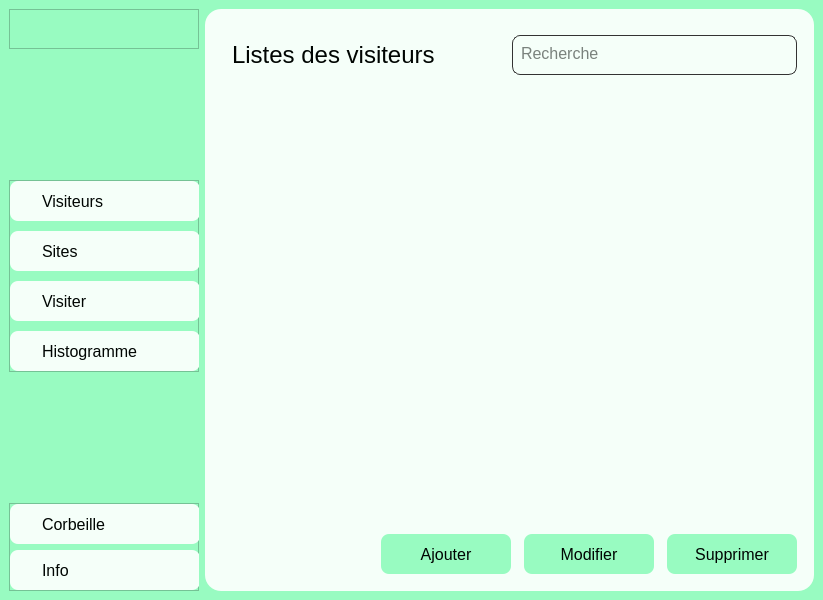
<?xml version="1.0" encoding="UTF-8"?>
<ui version="4.0">
 <class>MainWindow</class>
 <widget class="QMainWindow" name="MainWindow">
  <property name="geometry">
   <rect>
    <x>0</x>
    <y>0</y>
    <width>823</width>
    <height>600</height>
   </rect>
  </property>
  <property name="minimumSize">
   <size>
    <width>800</width>
    <height>600</height>
   </size>
  </property>
  <property name="windowTitle">
   <string>SSMB</string>
  </property>
  <property name="windowIcon">
   <iconset resource="Assets.qrc">
    <normaloff>:/favicon.ico</normaloff>:/favicon.ico</iconset>
  </property>
  <property name="styleSheet">
   <string notr="true">background-color: #98fbc1;</string>
  </property>
  <widget class="QWidget" name="centralwidget">
   <layout class="QGridLayout" name="gridLayout">
    <item row="0" column="0">
     <widget class="QWidget" name="sidebar" native="true">
      <property name="minimumSize">
       <size>
        <width>190</width>
        <height>582</height>
       </size>
      </property>
      <property name="maximumSize">
       <size>
        <width>190</width>
        <height>16777215</height>
       </size>
      </property>
      <layout class="QVBoxLayout" name="verticalLayout_3">
       <property name="spacing">
        <number>0</number>
       </property>
       <property name="leftMargin">
        <number>0</number>
       </property>
       <property name="topMargin">
        <number>0</number>
       </property>
       <property name="rightMargin">
        <number>0</number>
       </property>
       <property name="bottomMargin">
        <number>0</number>
       </property>
       <item>
        <widget class="QFrame" name="logo">
         <property name="minimumSize">
          <size>
           <width>190</width>
           <height>40</height>
          </size>
         </property>
         <property name="maximumSize">
          <size>
           <width>190</width>
           <height>51</height>
          </size>
         </property>
         <property name="autoFillBackground">
          <bool>false</bool>
         </property>
         <property name="styleSheet">
          <string notr="true">image: url(:/icon/Logo.png);</string>
         </property>
         <property name="frameShape">
          <enum>QFrame::StyledPanel</enum>
         </property>
         <property name="frameShadow">
          <enum>QFrame::Raised</enum>
         </property>
        </widget>
       </item>
       <item>
        <spacer name="verticalSpacer">
         <property name="orientation">
          <enum>Qt::Vertical</enum>
         </property>
         <property name="sizeHint" stdset="0">
          <size>
           <width>20</width>
           <height>128</height>
          </size>
         </property>
        </spacer>
       </item>
       <item>
        <widget class="QFrame" name="listes_button">
         <property name="minimumSize">
          <size>
           <width>190</width>
           <height>192</height>
          </size>
         </property>
         <property name="maximumSize">
          <size>
           <width>190</width>
           <height>232</height>
          </size>
         </property>
         <property name="styleSheet">
          <string notr="true">QPushButton{
	border-radius:8px;
	color:#000502;
	background-color:#f5fff9;
	text-align:left;
	padding:0px 32px;
	font-size:16px;
	font: &quot;Arial&quot;;
}

QPushButton:hover {
	background-color:#07c556;
}

QPushButton::focus {
	background-color:#07c556;
}</string>
         </property>
         <property name="frameShape">
          <enum>QFrame::StyledPanel</enum>
         </property>
         <property name="frameShadow">
          <enum>QFrame::Raised</enum>
         </property>
         <layout class="QVBoxLayout" name="verticalLayout">
          <property name="spacing">
           <number>0</number>
          </property>
          <property name="leftMargin">
           <number>0</number>
          </property>
          <property name="topMargin">
           <number>0</number>
          </property>
          <property name="rightMargin">
           <number>0</number>
          </property>
          <property name="bottomMargin">
           <number>0</number>
          </property>
          <item>
           <widget class="QPushButton" name="button">
            <property name="minimumSize">
             <size>
              <width>190</width>
              <height>40</height>
             </size>
            </property>
            <property name="maximumSize">
             <size>
              <width>190</width>
              <height>40</height>
             </size>
            </property>
            <property name="text">
             <string>Visiteurs</string>
            </property>
            <property name="icon">
             <iconset resource="Assets.qrc">
              <normaloff>:/icon/team-fill.png</normaloff>:/icon/team-fill.png</iconset>
            </property>
           </widget>
          </item>
          <item>
           <spacer name="separateur">
            <property name="orientation">
             <enum>Qt::Vertical</enum>
            </property>
            <property name="sizeHint" stdset="0">
             <size>
              <width>20</width>
              <height>7</height>
             </size>
            </property>
           </spacer>
          </item>
          <item>
           <widget class="QPushButton" name="button_2">
            <property name="minimumSize">
             <size>
              <width>190</width>
              <height>40</height>
             </size>
            </property>
            <property name="text">
             <string>Sites</string>
            </property>
            <property name="icon">
             <iconset resource="Assets.qrc">
              <normaloff>:/icon/global-fill.png</normaloff>:/icon/global-fill.png</iconset>
            </property>
           </widget>
          </item>
          <item>
           <spacer name="separateur_2">
            <property name="orientation">
             <enum>Qt::Vertical</enum>
            </property>
            <property name="sizeHint" stdset="0">
             <size>
              <width>20</width>
              <height>7</height>
             </size>
            </property>
           </spacer>
          </item>
          <item>
           <widget class="QPushButton" name="button_3">
            <property name="minimumSize">
             <size>
              <width>190</width>
              <height>40</height>
             </size>
            </property>
            <property name="maximumSize">
             <size>
              <width>190</width>
              <height>40</height>
             </size>
            </property>
            <property name="text">
             <string>Visiter</string>
            </property>
            <property name="icon">
             <iconset resource="Assets.qrc">
              <normaloff>:/icon/footprint-fill.png</normaloff>:/icon/footprint-fill.png</iconset>
            </property>
           </widget>
          </item>
          <item>
           <spacer name="separateur_3">
            <property name="orientation">
             <enum>Qt::Vertical</enum>
            </property>
            <property name="sizeHint" stdset="0">
             <size>
              <width>20</width>
              <height>7</height>
             </size>
            </property>
           </spacer>
          </item>
          <item>
           <widget class="QPushButton" name="button_4">
            <property name="minimumSize">
             <size>
              <width>190</width>
              <height>40</height>
             </size>
            </property>
            <property name="maximumSize">
             <size>
              <width>190</width>
              <height>40</height>
             </size>
            </property>
            <property name="text">
             <string>Histogramme</string>
            </property>
            <property name="icon">
             <iconset resource="Assets.qrc">
              <normaloff>:/icon/bar-chart-fill.png</normaloff>:/icon/bar-chart-fill.png</iconset>
            </property>
           </widget>
          </item>
         </layout>
        </widget>
       </item>
       <item>
        <spacer name="verticalSpacer_3">
         <property name="orientation">
          <enum>Qt::Vertical</enum>
         </property>
         <property name="sizeHint" stdset="0">
          <size>
           <width>20</width>
           <height>128</height>
          </size>
         </property>
        </spacer>
       </item>
       <item>
        <widget class="QFrame" name="frame">
         <property name="minimumSize">
          <size>
           <width>190</width>
           <height>88</height>
          </size>
         </property>
         <property name="maximumSize">
          <size>
           <width>190</width>
           <height>88</height>
          </size>
         </property>
         <property name="styleSheet">
          <string notr="true">QPushButton{
	border-radius:8px;
	color:#000502;
	background-color:#f5fff9;
	text-align:left;
	padding:0px 32px;
	font-size:16px;
	font: &quot;Arial&quot;;
}

QPushButton:hover {
	background-color: #07c556;
}</string>
         </property>
         <property name="frameShape">
          <enum>QFrame::StyledPanel</enum>
         </property>
         <property name="frameShadow">
          <enum>QFrame::Raised</enum>
         </property>
         <layout class="QVBoxLayout" name="verticalLayout_2">
          <property name="spacing">
           <number>0</number>
          </property>
          <property name="leftMargin">
           <number>0</number>
          </property>
          <property name="topMargin">
           <number>0</number>
          </property>
          <property name="rightMargin">
           <number>0</number>
          </property>
          <property name="bottomMargin">
           <number>0</number>
          </property>
          <item>
           <widget class="QPushButton" name="pushButton">
            <property name="minimumSize">
             <size>
              <width>190</width>
              <height>40</height>
             </size>
            </property>
            <property name="maximumSize">
             <size>
              <width>190</width>
              <height>40</height>
             </size>
            </property>
            <property name="text">
             <string>Corbeille</string>
            </property>
            <property name="icon">
             <iconset resource="Assets.qrc">
              <normaloff>:/icon/delete-bin-4-fill.png</normaloff>:/icon/delete-bin-4-fill.png</iconset>
            </property>
           </widget>
          </item>
          <item>
           <spacer name="verticalSpacer_2">
            <property name="orientation">
             <enum>Qt::Vertical</enum>
            </property>
            <property name="sizeHint" stdset="0">
             <size>
              <width>20</width>
              <height>3</height>
             </size>
            </property>
           </spacer>
          </item>
          <item>
           <widget class="QPushButton" name="pushButton_2">
            <property name="minimumSize">
             <size>
              <width>190</width>
              <height>40</height>
             </size>
            </property>
            <property name="maximumSize">
             <size>
              <width>190</width>
              <height>40</height>
             </size>
            </property>
            <property name="text">
             <string>Info</string>
            </property>
            <property name="icon">
             <iconset resource="Assets.qrc">
              <normaloff>:/icon/error-warning-fill.png</normaloff>:/icon/error-warning-fill.png</iconset>
            </property>
           </widget>
          </item>
         </layout>
        </widget>
       </item>
      </layout>
     </widget>
    </item>
    <item row="0" column="1">
     <widget class="QStackedWidget" name="stackedWidget">
      <property name="minimumSize">
       <size>
        <width>586</width>
        <height>582</height>
       </size>
      </property>
      <property name="styleSheet">
       <string notr="true">border-radius:16px;
padding:4px;
background-color: #f5fff9;</string>
      </property>
      <property name="currentIndex">
       <number>0</number>
      </property>
      <widget class="QWidget" name="page">
       <layout class="QGridLayout" name="gridLayout_2">
        <item row="0" column="0" colspan="2">
         <widget class="QFrame" name="frame_2">
          <property name="minimumSize">
           <size>
            <width>0</width>
            <height>66</height>
           </size>
          </property>
          <property name="maximumSize">
           <size>
            <width>16777215</width>
            <height>66</height>
           </size>
          </property>
          <property name="styleSheet">
           <string notr="true">color:#000502;</string>
          </property>
          <property name="frameShape">
           <enum>QFrame::StyledPanel</enum>
          </property>
          <property name="frameShadow">
           <enum>QFrame::Raised</enum>
          </property>
          <layout class="QHBoxLayout" name="horizontalLayout">
           <property name="spacing">
            <number>0</number>
           </property>
           <property name="leftMargin">
            <number>0</number>
           </property>
           <property name="topMargin">
            <number>0</number>
           </property>
           <property name="rightMargin">
            <number>0</number>
           </property>
           <property name="bottomMargin">
            <number>0</number>
           </property>
           <item>
            <widget class="QLabel" name="label">
             <property name="styleSheet">
              <string notr="true">font-size:24px</string>
             </property>
             <property name="text">
              <string>Listes des visiteurs</string>
             </property>
            </widget>
           </item>
           <item>
            <spacer name="horizontalSpacer">
             <property name="orientation">
              <enum>Qt::Horizontal</enum>
             </property>
             <property name="sizeHint" stdset="0">
              <size>
               <width>40</width>
               <height>20</height>
              </size>
             </property>
            </spacer>
           </item>
           <item>
            <widget class="QTextEdit" name="search">
             <property name="minimumSize">
              <size>
               <width>285</width>
               <height>40</height>
              </size>
             </property>
             <property name="maximumSize">
              <size>
               <width>285</width>
               <height>40</height>
              </size>
             </property>
             <property name="styleSheet">
              <string notr="true">border-radius:8px;
border:1px solid #333333;
font-size:16px;
font: &quot;Arial&quot;;</string>
             </property>
             <property name="placeholderText">
              <string>Recherche</string>
             </property>
            </widget>
           </item>
          </layout>
         </widget>
        </item>
        <item row="1" column="0" colspan="2">
         <widget class="QTableView" name="tableView">
          <property name="minimumSize">
           <size>
            <width>583</width>
            <height>0</height>
           </size>
          </property>
          <attribute name="horizontalHeaderVisible">
           <bool>false</bool>
          </attribute>
          <attribute name="horizontalHeaderMinimumSectionSize">
           <number>143</number>
          </attribute>
         </widget>
        </item>
        <item row="2" column="0">
         <spacer name="horizontalSpacer_4">
          <property name="orientation">
           <enum>Qt::Horizontal</enum>
          </property>
          <property name="sizeHint" stdset="0">
           <size>
            <width>150</width>
            <height>20</height>
           </size>
          </property>
         </spacer>
        </item>
        <item row="2" column="1">
         <widget class="QFrame" name="frame_3">
          <property name="minimumSize">
           <size>
            <width>424</width>
            <height>48</height>
           </size>
          </property>
          <property name="maximumSize">
           <size>
            <width>424</width>
            <height>48</height>
           </size>
          </property>
          <property name="styleSheet">
           <string notr="true">QPushButton{
	border-radius:8px;
	color:#000502;
	background-color:#98fbc1;
	text-align:center;
	font-size:16px;
	font: &quot;Arial&quot;;
}

QPushButton:hover {
	background-color:#07c556;
}

QPushButton::focus {
	background-color:#07c556;
}</string>
          </property>
          <property name="frameShape">
           <enum>QFrame::StyledPanel</enum>
          </property>
          <property name="frameShadow">
           <enum>QFrame::Raised</enum>
          </property>
          <layout class="QHBoxLayout" name="horizontalLayout_2">
           <property name="spacing">
            <number>0</number>
           </property>
           <property name="leftMargin">
            <number>0</number>
           </property>
           <property name="topMargin">
            <number>0</number>
           </property>
           <property name="rightMargin">
            <number>0</number>
           </property>
           <property name="bottomMargin">
            <number>0</number>
           </property>
           <item>
            <widget class="QPushButton" name="visiteur_ajout">
             <property name="minimumSize">
              <size>
               <width>130</width>
               <height>40</height>
              </size>
             </property>
             <property name="styleSheet">
              <string notr="true"/>
             </property>
             <property name="text">
              <string>Ajouter</string>
             </property>
             <property name="icon">
              <iconset resource="Assets.qrc">
               <normaloff>:/icon/add-circle-fill.png</normaloff>:/icon/add-circle-fill.png</iconset>
             </property>
            </widget>
           </item>
           <item>
            <spacer name="horizontalSpacer_2">
             <property name="orientation">
              <enum>Qt::Horizontal</enum>
             </property>
             <property name="sizeHint" stdset="0">
              <size>
               <width>10</width>
               <height>20</height>
              </size>
             </property>
            </spacer>
           </item>
           <item>
            <widget class="QPushButton" name="visiteur_modifie">
             <property name="minimumSize">
              <size>
               <width>130</width>
               <height>40</height>
              </size>
             </property>
             <property name="text">
              <string>Modifier</string>
             </property>
             <property name="icon">
              <iconset resource="Assets.qrc">
               <normaloff>:/icon/edit-2-fill.png</normaloff>:/icon/edit-2-fill.png</iconset>
             </property>
            </widget>
           </item>
           <item>
            <spacer name="horizontalSpacer_3">
             <property name="orientation">
              <enum>Qt::Horizontal</enum>
             </property>
             <property name="sizeHint" stdset="0">
              <size>
               <width>10</width>
               <height>20</height>
              </size>
             </property>
            </spacer>
           </item>
           <item>
            <widget class="QPushButton" name="visiteur_supprime">
             <property name="minimumSize">
              <size>
               <width>130</width>
               <height>40</height>
              </size>
             </property>
             <property name="text">
              <string>Supprimer</string>
             </property>
             <property name="icon">
              <iconset resource="Assets.qrc">
               <normaloff>:/icon/delete-bin-4-fill.png</normaloff>:/icon/delete-bin-4-fill.png</iconset>
             </property>
            </widget>
           </item>
          </layout>
         </widget>
        </item>
       </layout>
      </widget>
      <widget class="QWidget" name="page_2">
       <layout class="QGridLayout" name="gridLayout_3">
        <item row="0" column="0" colspan="2">
         <widget class="QFrame" name="frame_5">
          <property name="minimumSize">
           <size>
            <width>0</width>
            <height>66</height>
           </size>
          </property>
          <property name="maximumSize">
           <size>
            <width>16777215</width>
            <height>66</height>
           </size>
          </property>
          <property name="styleSheet">
           <string notr="true">color:#000502;</string>
          </property>
          <property name="frameShape">
           <enum>QFrame::StyledPanel</enum>
          </property>
          <property name="frameShadow">
           <enum>QFrame::Raised</enum>
          </property>
          <layout class="QHBoxLayout" name="horizontalLayout_4">
           <property name="spacing">
            <number>0</number>
           </property>
           <property name="leftMargin">
            <number>0</number>
           </property>
           <property name="topMargin">
            <number>0</number>
           </property>
           <property name="rightMargin">
            <number>0</number>
           </property>
           <property name="bottomMargin">
            <number>0</number>
           </property>
           <item>
            <widget class="QLabel" name="label_2">
             <property name="styleSheet">
              <string notr="true">font-size:24px</string>
             </property>
             <property name="text">
              <string>Listes des sites</string>
             </property>
            </widget>
           </item>
           <item>
            <spacer name="horizontalSpacer_8">
             <property name="orientation">
              <enum>Qt::Horizontal</enum>
             </property>
             <property name="sizeHint" stdset="0">
              <size>
               <width>40</width>
               <height>20</height>
              </size>
             </property>
            </spacer>
           </item>
           <item>
            <widget class="QTextEdit" name="search_2">
             <property name="minimumSize">
              <size>
               <width>285</width>
               <height>40</height>
              </size>
             </property>
             <property name="maximumSize">
              <size>
               <width>285</width>
               <height>40</height>
              </size>
             </property>
             <property name="styleSheet">
              <string notr="true">border-radius:8px;
border:1px solid #333333;
font-size:16px;
font: &quot;Arial&quot;;</string>
             </property>
             <property name="placeholderText">
              <string>Recherche</string>
             </property>
            </widget>
           </item>
          </layout>
         </widget>
        </item>
        <item row="1" column="0" colspan="2">
         <widget class="QTableView" name="tableView_2">
          <property name="minimumSize">
           <size>
            <width>583</width>
            <height>0</height>
           </size>
          </property>
          <attribute name="horizontalHeaderVisible">
           <bool>false</bool>
          </attribute>
          <attribute name="horizontalHeaderMinimumSectionSize">
           <number>143</number>
          </attribute>
         </widget>
        </item>
        <item row="2" column="0">
         <spacer name="horizontalSpacer_5">
          <property name="orientation">
           <enum>Qt::Horizontal</enum>
          </property>
          <property name="sizeHint" stdset="0">
           <size>
            <width>150</width>
            <height>20</height>
           </size>
          </property>
         </spacer>
        </item>
        <item row="2" column="1">
         <widget class="QFrame" name="frame_4">
          <property name="minimumSize">
           <size>
            <width>424</width>
            <height>48</height>
           </size>
          </property>
          <property name="maximumSize">
           <size>
            <width>424</width>
            <height>48</height>
           </size>
          </property>
          <property name="styleSheet">
           <string notr="true">QPushButton{
	border-radius:8px;
	color:#000502;
	background-color:#98fbc1;
	text-align:center;
	font-size:16px;
	font: &quot;Arial&quot;;
}

QPushButton:hover {
	background-color:#07c556;
}

QPushButton::focus {
	background-color:#07c556;
}</string>
          </property>
          <property name="frameShape">
           <enum>QFrame::StyledPanel</enum>
          </property>
          <property name="frameShadow">
           <enum>QFrame::Raised</enum>
          </property>
          <layout class="QHBoxLayout" name="horizontalLayout_3">
           <property name="spacing">
            <number>0</number>
           </property>
           <property name="leftMargin">
            <number>0</number>
           </property>
           <property name="topMargin">
            <number>0</number>
           </property>
           <property name="rightMargin">
            <number>0</number>
           </property>
           <property name="bottomMargin">
            <number>0</number>
           </property>
           <item>
            <widget class="QPushButton" name="site_ajout">
             <property name="minimumSize">
              <size>
               <width>130</width>
               <height>40</height>
              </size>
             </property>
             <property name="styleSheet">
              <string notr="true"/>
             </property>
             <property name="text">
              <string>Ajouter</string>
             </property>
             <property name="icon">
              <iconset resource="Assets.qrc">
               <normaloff>:/icon/add-circle-fill.png</normaloff>:/icon/add-circle-fill.png</iconset>
             </property>
            </widget>
           </item>
           <item>
            <spacer name="horizontalSpacer_6">
             <property name="orientation">
              <enum>Qt::Horizontal</enum>
             </property>
             <property name="sizeHint" stdset="0">
              <size>
               <width>10</width>
               <height>20</height>
              </size>
             </property>
            </spacer>
           </item>
           <item>
            <widget class="QPushButton" name="site_modifie">
             <property name="minimumSize">
              <size>
               <width>130</width>
               <height>40</height>
              </size>
             </property>
             <property name="text">
              <string>Modifier</string>
             </property>
             <property name="icon">
              <iconset resource="Assets.qrc">
               <normaloff>:/icon/edit-2-fill.png</normaloff>:/icon/edit-2-fill.png</iconset>
             </property>
            </widget>
           </item>
           <item>
            <spacer name="horizontalSpacer_7">
             <property name="orientation">
              <enum>Qt::Horizontal</enum>
             </property>
             <property name="sizeHint" stdset="0">
              <size>
               <width>10</width>
               <height>20</height>
              </size>
             </property>
            </spacer>
           </item>
           <item>
            <widget class="QPushButton" name="site_supprime">
             <property name="minimumSize">
              <size>
               <width>130</width>
               <height>40</height>
              </size>
             </property>
             <property name="text">
              <string>Supprimer</string>
             </property>
             <property name="icon">
              <iconset resource="Assets.qrc">
               <normaloff>:/icon/delete-bin-4-fill.png</normaloff>:/icon/delete-bin-4-fill.png</iconset>
             </property>
            </widget>
           </item>
          </layout>
         </widget>
        </item>
       </layout>
      </widget>
      <widget class="QWidget" name="page_3">
       <layout class="QGridLayout" name="gridLayout_4">
        <item row="0" column="0" colspan="2">
         <widget class="QFrame" name="frame_7">
          <property name="minimumSize">
           <size>
            <width>0</width>
            <height>66</height>
           </size>
          </property>
          <property name="maximumSize">
           <size>
            <width>16777215</width>
            <height>66</height>
           </size>
          </property>
          <property name="styleSheet">
           <string notr="true">color:#000502;</string>
          </property>
          <property name="frameShape">
           <enum>QFrame::StyledPanel</enum>
          </property>
          <property name="frameShadow">
           <enum>QFrame::Raised</enum>
          </property>
          <layout class="QHBoxLayout" name="horizontalLayout_6">
           <property name="spacing">
            <number>0</number>
           </property>
           <property name="leftMargin">
            <number>0</number>
           </property>
           <property name="topMargin">
            <number>0</number>
           </property>
           <property name="rightMargin">
            <number>0</number>
           </property>
           <property name="bottomMargin">
            <number>0</number>
           </property>
           <item>
            <widget class="QLabel" name="label_3">
             <property name="styleSheet">
              <string notr="true">font-size:24px</string>
             </property>
             <property name="text">
              <string>Listes des visites</string>
             </property>
            </widget>
           </item>
           <item>
            <spacer name="horizontalSpacer_12">
             <property name="orientation">
              <enum>Qt::Horizontal</enum>
             </property>
             <property name="sizeHint" stdset="0">
              <size>
               <width>40</width>
               <height>20</height>
              </size>
             </property>
            </spacer>
           </item>
           <item>
            <widget class="QTextEdit" name="search_3">
             <property name="minimumSize">
              <size>
               <width>285</width>
               <height>40</height>
              </size>
             </property>
             <property name="maximumSize">
              <size>
               <width>285</width>
               <height>40</height>
              </size>
             </property>
             <property name="styleSheet">
              <string notr="true">border-radius:8px;
border:1px solid #333333;
font-size:16px;
font: &quot;Arial&quot;;</string>
             </property>
             <property name="placeholderText">
              <string>Recherche</string>
             </property>
            </widget>
           </item>
          </layout>
         </widget>
        </item>
        <item row="1" column="0" colspan="2">
         <widget class="QTableView" name="tableView_3">
          <property name="minimumSize">
           <size>
            <width>583</width>
            <height>0</height>
           </size>
          </property>
          <attribute name="horizontalHeaderVisible">
           <bool>false</bool>
          </attribute>
          <attribute name="horizontalHeaderMinimumSectionSize">
           <number>143</number>
          </attribute>
         </widget>
        </item>
        <item row="2" column="0">
         <spacer name="horizontalSpacer_9">
          <property name="orientation">
           <enum>Qt::Horizontal</enum>
          </property>
          <property name="sizeHint" stdset="0">
           <size>
            <width>150</width>
            <height>20</height>
           </size>
          </property>
         </spacer>
        </item>
        <item row="2" column="1">
         <widget class="QFrame" name="frame_6">
          <property name="minimumSize">
           <size>
            <width>424</width>
            <height>48</height>
           </size>
          </property>
          <property name="maximumSize">
           <size>
            <width>424</width>
            <height>48</height>
           </size>
          </property>
          <property name="styleSheet">
           <string notr="true">QPushButton{
	border-radius:8px;
	color:#000502;
	background-color:#98fbc1;
	text-align:center;
	font-size:16px;
	font: &quot;Arial&quot;;
}

QPushButton:hover {
	background-color:#07c556;
}

QPushButton::focus {
	background-color:#07c556;
}</string>
          </property>
          <property name="frameShape">
           <enum>QFrame::StyledPanel</enum>
          </property>
          <property name="frameShadow">
           <enum>QFrame::Raised</enum>
          </property>
          <layout class="QHBoxLayout" name="horizontalLayout_5">
           <property name="spacing">
            <number>0</number>
           </property>
           <property name="leftMargin">
            <number>0</number>
           </property>
           <property name="topMargin">
            <number>0</number>
           </property>
           <property name="rightMargin">
            <number>0</number>
           </property>
           <property name="bottomMargin">
            <number>0</number>
           </property>
           <item>
            <widget class="QPushButton" name="visite_ajout">
             <property name="minimumSize">
              <size>
               <width>130</width>
               <height>40</height>
              </size>
             </property>
             <property name="styleSheet">
              <string notr="true"/>
             </property>
             <property name="text">
              <string>Ajouter</string>
             </property>
             <property name="icon">
              <iconset resource="Assets.qrc">
               <normaloff>:/icon/add-circle-fill.png</normaloff>:/icon/add-circle-fill.png</iconset>
             </property>
            </widget>
           </item>
           <item>
            <spacer name="horizontalSpacer_10">
             <property name="orientation">
              <enum>Qt::Horizontal</enum>
             </property>
             <property name="sizeHint" stdset="0">
              <size>
               <width>10</width>
               <height>20</height>
              </size>
             </property>
            </spacer>
           </item>
           <item>
            <widget class="QPushButton" name="visite_modifie">
             <property name="minimumSize">
              <size>
               <width>130</width>
               <height>40</height>
              </size>
             </property>
             <property name="text">
              <string>Modifier</string>
             </property>
             <property name="icon">
              <iconset resource="Assets.qrc">
               <normaloff>:/icon/edit-2-fill.png</normaloff>:/icon/edit-2-fill.png</iconset>
             </property>
            </widget>
           </item>
           <item>
            <spacer name="horizontalSpacer_11">
             <property name="orientation">
              <enum>Qt::Horizontal</enum>
             </property>
             <property name="sizeHint" stdset="0">
              <size>
               <width>10</width>
               <height>20</height>
              </size>
             </property>
            </spacer>
           </item>
           <item>
            <widget class="QPushButton" name="visite_supprime">
             <property name="minimumSize">
              <size>
               <width>130</width>
               <height>40</height>
              </size>
             </property>
             <property name="text">
              <string>Supprimer</string>
             </property>
             <property name="icon">
              <iconset resource="Assets.qrc">
               <normaloff>:/icon/delete-bin-4-fill.png</normaloff>:/icon/delete-bin-4-fill.png</iconset>
             </property>
            </widget>
           </item>
          </layout>
         </widget>
        </item>
       </layout>
      </widget>
      <widget class="QWidget" name="page_4"/>
     </widget>
    </item>
   </layout>
  </widget>
 </widget>
 <resources>
  <include location="Assets.qrc"/>
 </resources>
 <connections/>
</ui>
